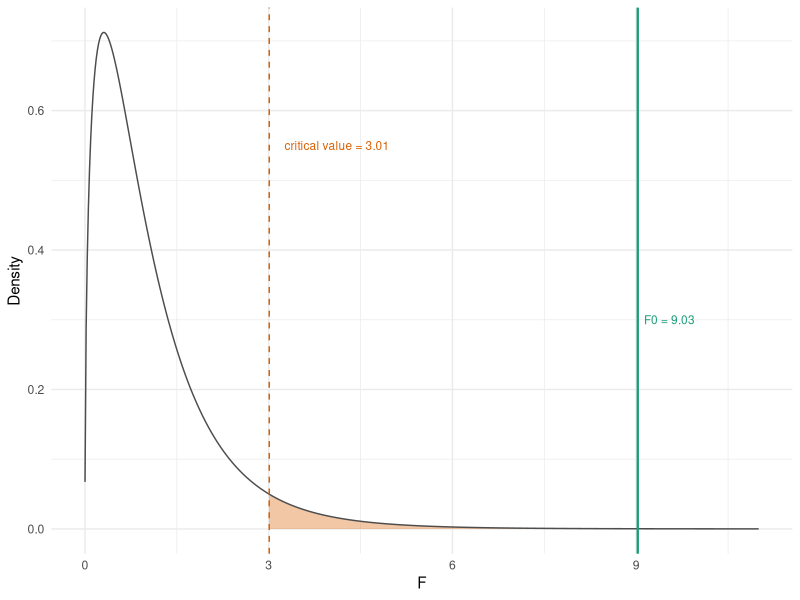
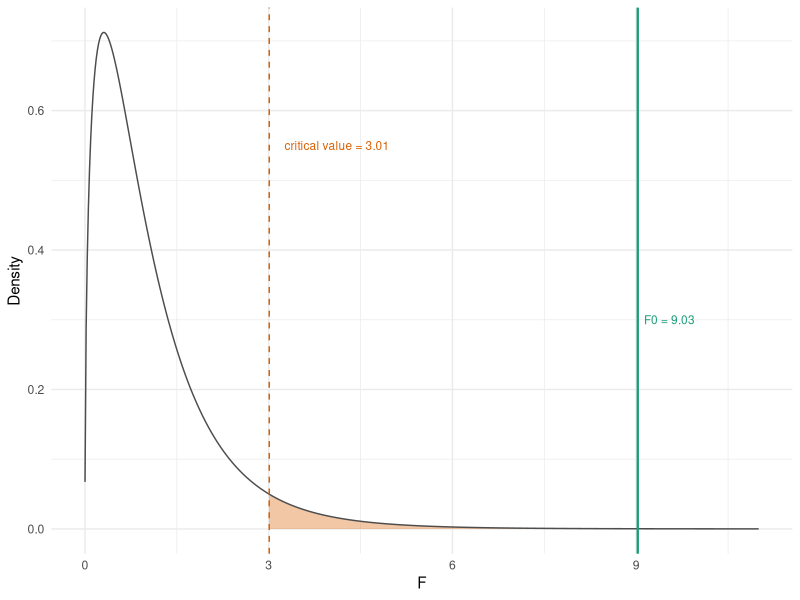

Source code (R) for these figures, in order:
library(ggplot2)

gasoline <- read.csv("gasoline.csv", na.strings = "NA")
gas <- na.omit(gasoline[, c("automobile", "y", "x2", "x3", "x5", "x6", "x10")])
nrow(gas)                                # 30

pt_col   <- "#1b9e77"
line_col <- "#d95f02"
fig_w    <- 3.4
fig_h    <- 2.5

# x2 = horsepower, x3 = torque, x5 = rear axle ratio, x6 = carburetor barrels, x10 = weight
fit_full <- lm(y ~ x2 + x3 + x5 + x6 + x10, data = gas)
summary(fit_full)                        # all t-tests insignificant, overall F = 14.82
deviance(fit_full)                       # SSRes(FM) = 278.62, df = 24
sigma(fit_full)^2                        # MSRes = 11.609
cor(gas[, c("x2", "x3", "x5", "x6", "x10")])

# ---- Partial F-tests ----------------------------------------------------------
fit_red3 <- lm(y ~ x5 + x6, data = gas)               # drop hp, tq, wt (r = 3)
coef(fit_red3)                                        # 3.768, 6.718, -1.713
anova(fit_red3, fit_full)                             # extra SS 314.34, F = 9.03, p = 0.0004

fit_red2 <- lm(y ~ x2 + x3 + x10, data = gas)         # drop ax, cb (r = 2)
anova(fit_red2, fit_full)                             # extra SS 15.03, F = 0.65, p = 0.53

# ---- General linear hypothesis ------------------------------------------------
# Matrix form: SSH = (T b - c)' [T (X'X)^-1 T']^-1 (T b - c), F0 = (SSH / r) / MSRes
glh <- function(fit, T, c = rep(0, nrow(T))) {
    b    <- coef(fit)
    XtXi <- summary(fit)$cov.unscaled
    d    <- T %*% b - c
    M    <- T %*% XtXi %*% t(T)
    ssh  <- drop(t(d) %*% solve(M) %*% d)
    r    <- nrow(T)
    F0   <- (ssh / r) / sigma(fit)^2
    c(SSH = ssh, r = r, F0 = F0, p = pf(F0, r, df.residual(fit), lower.tail = FALSE))
}

# parameter order: (Intercept), x2, x3, x5, x6, x10
T_equal <- rbind(c(0, 1, -1, 0, 0, 0))                # beta_hp = beta_tq
glh(fit_full, T_equal)                                # SSH = 0.0105, F0 = 0.0009, p = 0.976
fit_equal <- lm(y ~ I(x2 + x3) + x5 + x6 + x10, data = gas)
deviance(fit_equal)                                   # 278.634
anova(fit_equal, fit_full)

T_two <- rbind(c(0, 1, -1, 0, 0, 0),                  # beta_hp = beta_tq
               c(0, 0, 0, 1, 0, 0))                   # beta_ax = 0
glh(fit_full, T_two)                                  # SSH = 16.62, F0 = 0.72, p = 0.50
fit_two <- lm(y ~ I(x2 + x3) + x6 + x10, data = gas)
deviance(fit_two)                                     # 295.24
anova(fit_two, fit_full)

T_cb <- rbind(c(0, 0, 0, 0, 1, 0))                    # beta_cb = 1
glh(fit_full, T_cb, c = 1)                            # SSH = 4.18, F0 = 0.36, p = 0.55
fit_cb <- lm(I(y - x6) ~ x2 + x3 + x5 + x10, data = gas)
deviance(fit_cb)                                      # 282.81
((coef(fit_full)["x6"] - 1) / coef(summary(fit_full))["x6", "Std. Error"])^2   # t^2 = 0.36

# Cross-check with the car package
car::linearHypothesis(fit_full, "x2 = x3")
car::linearHypothesis(fit_full, c("x2 = x3", "x5 = 0"))
car::linearHypothesis(fit_full, "x6 = 1")

# ---- Sequential vs. partial sums of squares -----------------------------------
anova(fit_full)                                       # order: hp, tq, ax, cb, wt
anova(lm(y ~ x10 + x6 + x5 + x3 + x2, data = gas))    # reversed order
drop1(fit_full, test = "F")                           # partial
car::Anova(fit_full, type = "III")

# ---- Figure: rejection region for the partial F-test --------------------------
F0   <- anova(fit_red3, fit_full)$F[2]
crit <- qf(0.95, 3, 24)
grid <- data.frame(f = seq(0.001, 11, length.out = 600))
grid$d <- df(grid$f, 3, 24)

p_f <- ggplot(grid, aes(x = f, y = d)) +
    geom_area(data = subset(grid, f >= crit), fill = line_col, alpha = 0.35) +
    geom_line(colour = "grey30") +
    geom_vline(xintercept = crit, linetype = "dashed", colour = line_col) +
    geom_vline(xintercept = F0, colour = pt_col, linewidth = 0.8) +
    annotate("text", x = crit + 0.25, y = 0.55, hjust = 0, size = 3, colour = line_col,
           label = sprintf("critical value = %.2f", crit)) +
    annotate("text", x = F0 + 0.1, y = 0.30, hjust = 0, size = 3, colour = pt_col,
           label = sprintf("F0 = %.2f", F0)) +
    labs(x = "F", y = "Density") +
    coord_cartesian(xlim = c(0, 11)) +
    theme_minimal(base_size = 11) +
    theme(
        panel.background = element_rect(fill = "transparent", colour = NA),
        plot.background  = element_rect(fill = "transparent", colour = NA)
    )

p_f

ggsave("f_dist_partial.pdf", p_f, bg = "transparent", width = fig_w, height = fig_h)
